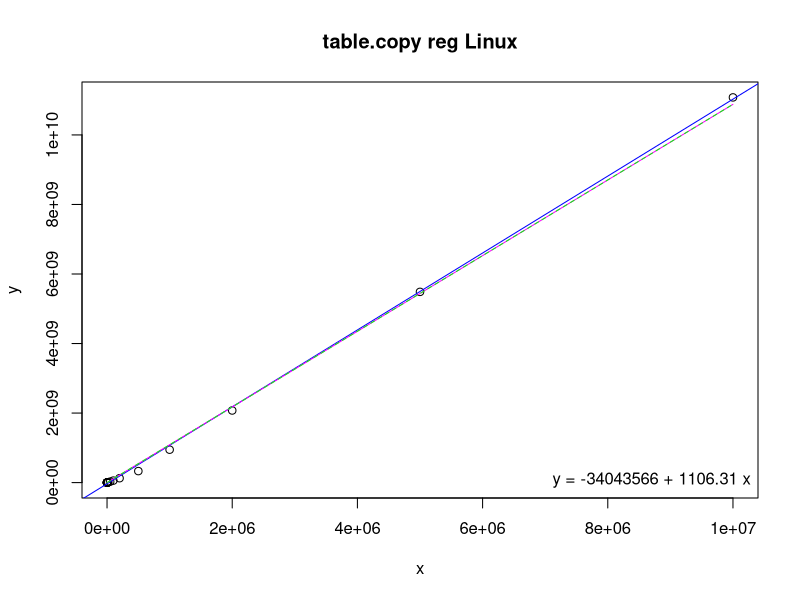
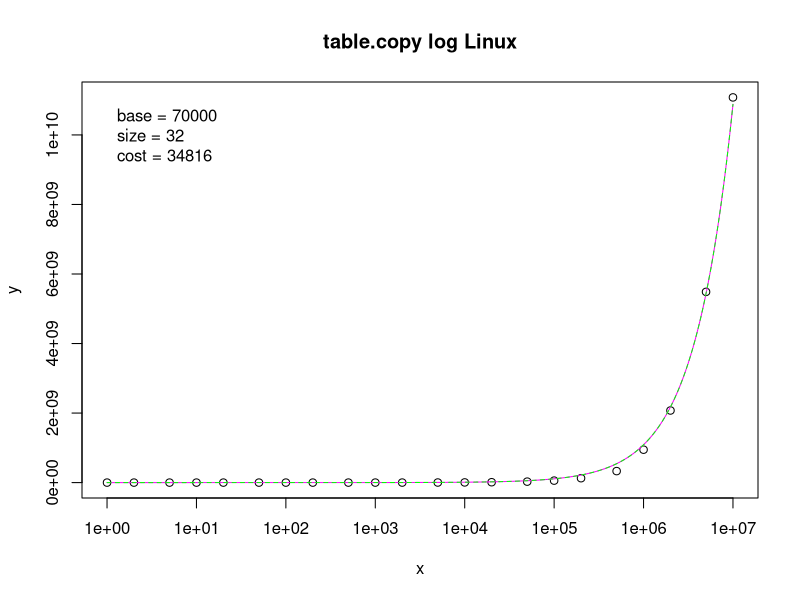

The R script that drew these images, in order:
# Input data
x <- c(1,2,5,10,20,50,100,200,500,1000,2000,5000,10000,20000,50000,100000,200000,500000,1000000,2000000,5000000,9999999)
y <- c(99013,99764,102730,106230,120070,117080,129200,156840,247650,421560,894890,2357600,5056900,10817000,27778000,57067000,126240000,330740000,946480000,2074000000,5485900000,11079000000)

# Linear regression
model <- lm(y ~ x)
coefs <- coef(model)

# Print regression coefficients
print(coefs)

# Estimating linear function
a <- 1088.0
b <- 70000.0
fl <- function(x) {
  a*x + b
}

# Estimated linear values
xl <- seq(1, 9999999, by = 1000)
yl <- fl(xl)

# Estimating staircase function
base <- 70000
size <- 32
cost <- 34816
fs <- function(x) {
  base + (((x + size - 1) / size) * cost)
}

# Estimated staircase values
xs <- seq(1, 9999999, by = 1000)
ys <- fs(xs)

png("table-copy-reg.png")
plot(x, y, main = "table.copy reg Linux")
abline(model, col = "blue")
lines(xl, yl, col = "magenta")
lines(xs, ys, col = "green", lty = 2)
legend("bottomright", legend = sprintf("y = %.0f + %.2f x", coefs[1], coefs[2]), bty = "n")

png("table-copy-log.png")
plot(x, y, log = "x", main = "table.copy log Linux")
lines(xl, yl, col = "magenta")
lines(xs, ys, col = "green", lty = 2)
legend("topleft", legend = sprintf(" base = %i\n size = %i\n cost = %i", base, size, cost), bty = "n")
